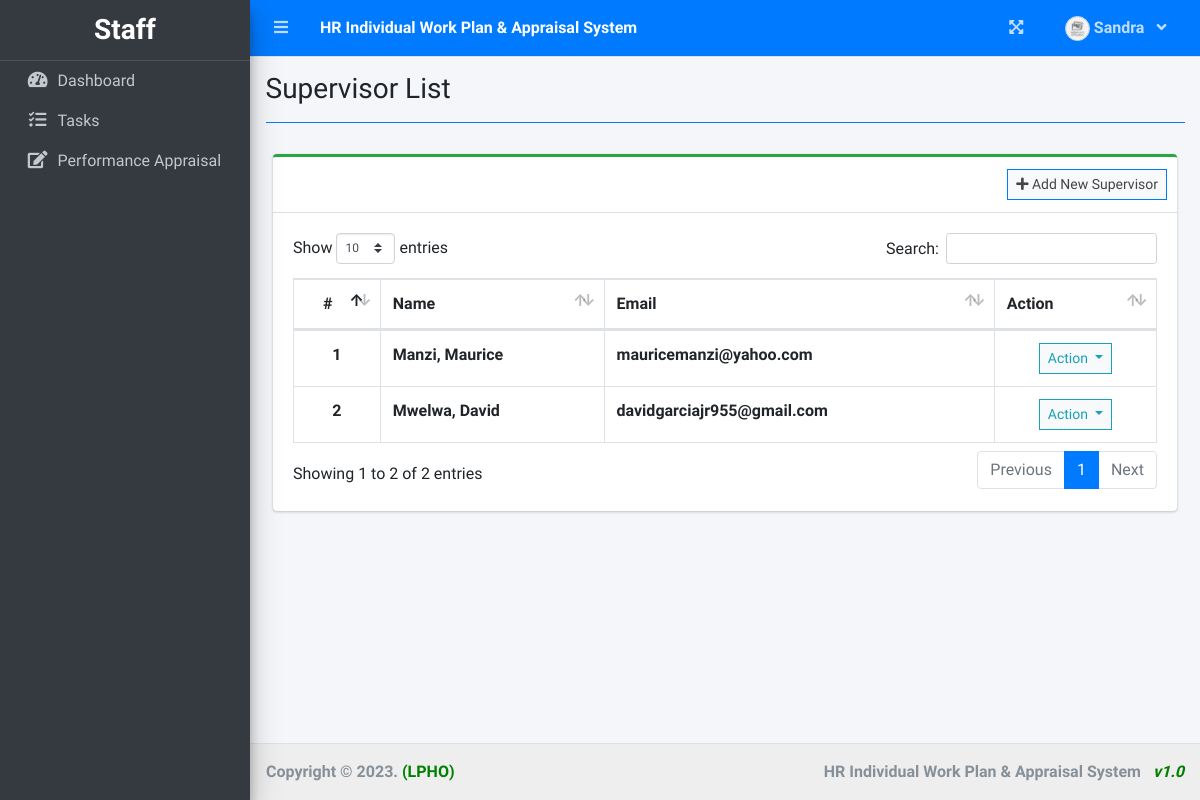
/index.php?page=supervisor_list (signed in), run on an earlier commit of the app's database.
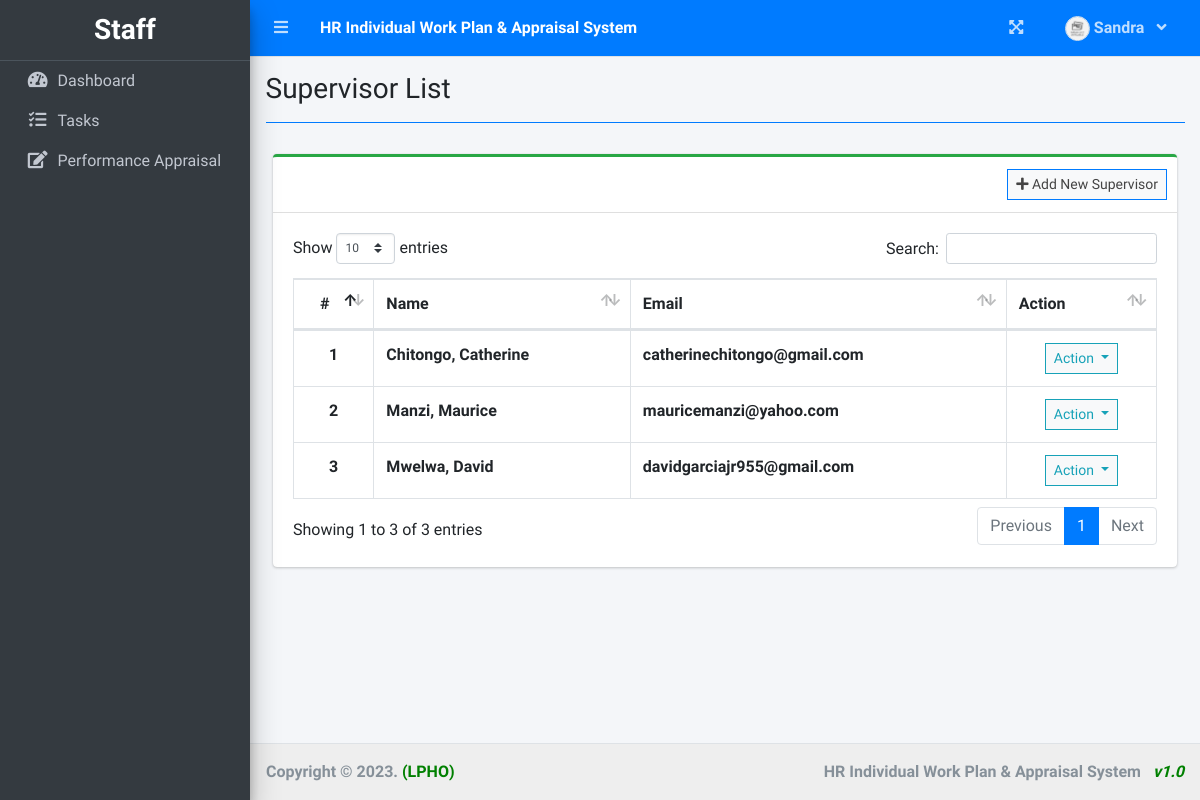
And on a later commit of the database.
### tables this page shows
CREATE TABLE `supervisor_list` (
  `id` int(30) NOT NULL,
  `employee_id` varchar(50) NOT NULL,
  `firstname` varchar(200) NOT NULL,
  `middlename` varchar(200) NOT NULL,
  `lastname` varchar(200) NOT NULL,
  `email` varchar(200) NOT NULL,
  `password` text NOT NULL,
  `sex` varchar(20) NOT NULL,
  `DOB` date DEFAULT NULL,
  `station` varchar(50) NOT NULL,
  `sup_lv_id` int(10) NOT NULL,
  `department_id` int(30) NOT NULL,
  `j_title_id` int(30) NOT NULL,
  `ministry` varchar(50) NOT NULL,
  `section` varchar(50) NOT NULL,
  `avatar` text DEFAULT NULL,
  `date_created` datetime NOT NULL DEFAULT current_timestamp()
);

### supervisor_list.php (the view, shortened to what this page needs)
<?php include 'db_connect.php' ?>
<div class="col-lg-12">
	<div class="card card-outline card-success">
		<div class="card-header">
			<div class="card-tools">
				<a class="btn btn-block btn-sm btn-default btn-flat border-primary" href="./index.php?page=new_supervisor"><i class="fa fa-plus"></i> Add New Supervisor</a>
			</div>
		</div>
		<div class="card-body">
			<table class="table tabe-hover table-bordered" id="list">
				<thead>
					<tr>
						<th class="text-center">#</th>
						<th>Name</th>
						<th>Email</th>
						<th>Action</th>
					</tr>
				</thead>
				<tbody>
					<?php
					$i = 1;
					$qry = $conn->query("SELECT *,concat(lastname,', ',firstname,' ',middlename) as name FROM supervisor_list order by concat(lastname,', ',firstname,' ',middlename) asc");
					while ($row = $qry->fetch_assoc()) :
					?>
						<tr>
							<th class="text-center"><?php echo $i++ ?></th>
							<td><b><?php echo ucwords($row['name']) ?></b></td>
							<td><b><?php echo $row['email'] ?></b></td>
							<td class="text-center">
								<button type="button" class="btn btn-default btn-sm btn-flat border-info wave-effect text-info dropdown-toggle" data-toggle="dropdown" aria-expanded="true">
									Action
								</button>
							</td>
						</tr>
					<?php endwhile; ?>
				</tbody>
			</table>
		</div>
	</div>
</div>

What changed in the data, as far as the page shows it:
added supervisor_list: name "Chitongo, Catherine", email "catherinechitongo@gmail.com"
Also different on the page:
text written by a page script: "Show entries Search: Showing 1 to 2 of 2 entries Previous 1 Next" → "Show entries Search: Showing 1 to 3 of 3 entries Previous 1 Next"
